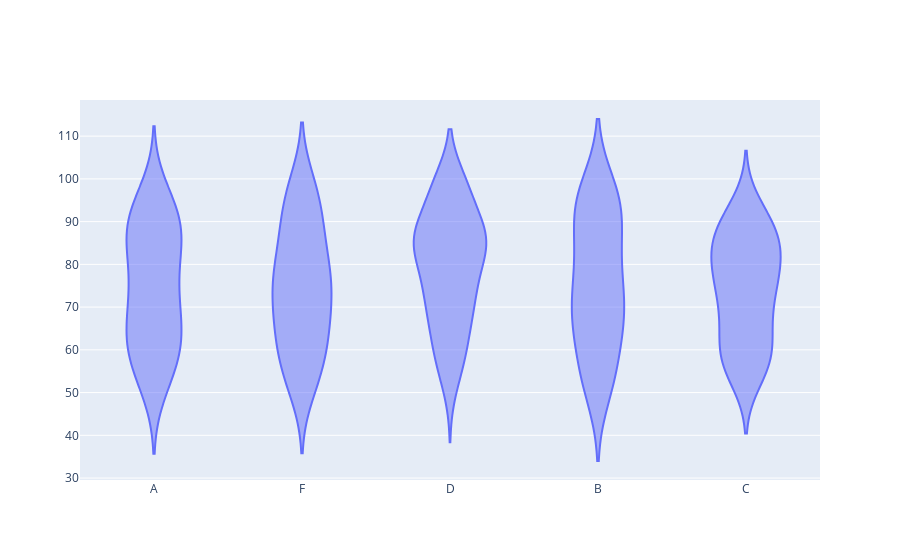

Notebook code for this chart:
### Code cell
fig=go.Figure()
fig.add_trace(go.Violin(x=df['Grade'],y=df['Score']))

### Figure 1 — Plotly figure (JSON) as saved in the notebook; plotly's stock layout.template omitted (floating-point values rounded to 4 significant figures; data arrays with more than 128 entries replaced by an {"elided": "..."} marker saying what was removed)
{"data": [{"type": "violin", "x": {"elided": "200 str values"}, "y": {"elided": "200 int values"}}], "layout": {}}
